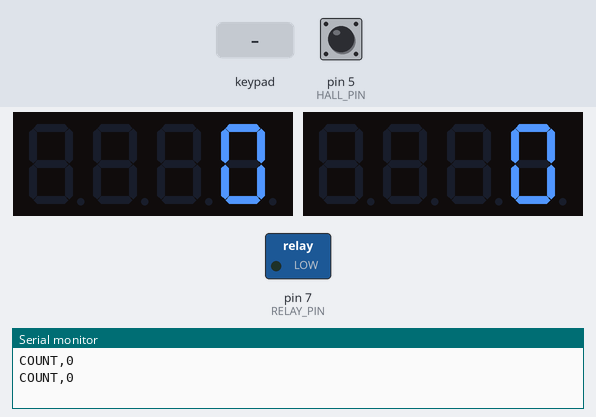
The sketch below on a simulated Arduino Uno, built with avr-gcc and run on an emulated ATmega328P. On the bench: 2 × 4-digit seven-segment display, switched loads named in the sketch (green lamp = pin HIGH), the last lines printed to the serial monitor. Inputs (shaded band) come from the test bench; at power-on: pin 5 (HALL_PIN) HIGH.

Above: at 1.2 s.
1.3 s: keypad keys 1 2 A pressed 0.4 s apart
At 3.5 s:
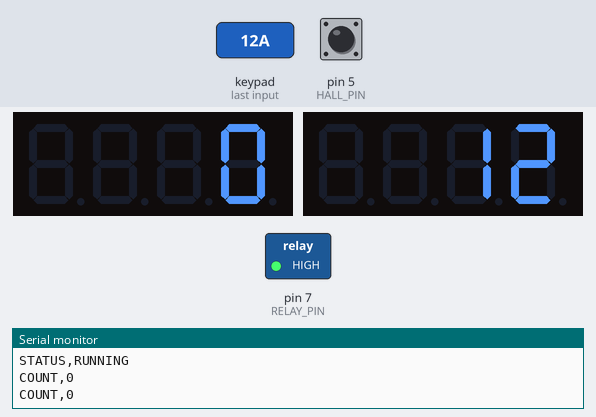
4.0 s: pin 5 (HALL_PIN) pulled LOW for 0.15 s
At 4.4 s:
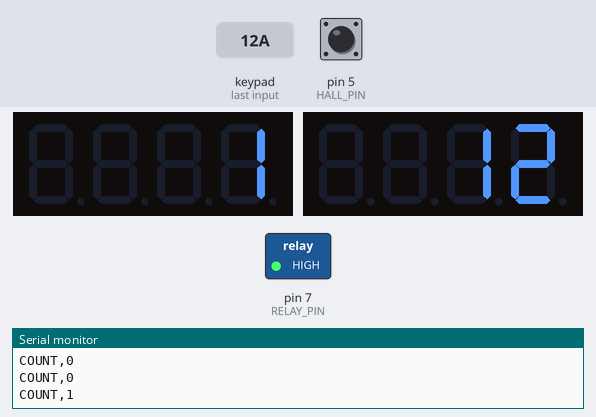
5.6 s: keypad keys 1 2 # pressed 0.4 s apart
At 6.7 s:
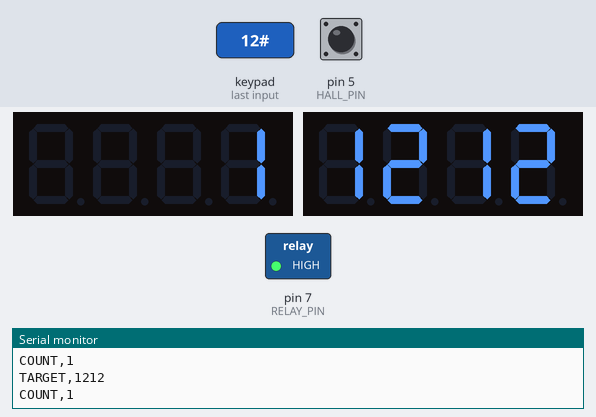
8.3 s: key '1' pressed
At 9.0 s:
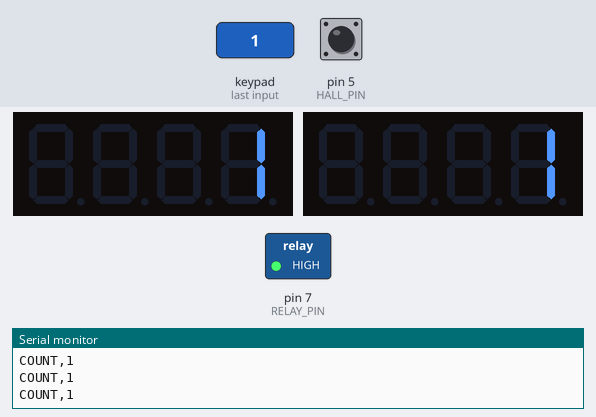
9.8 s: keypad keys 1 2 D pressed 0.4 s apart
At 10.43 s:
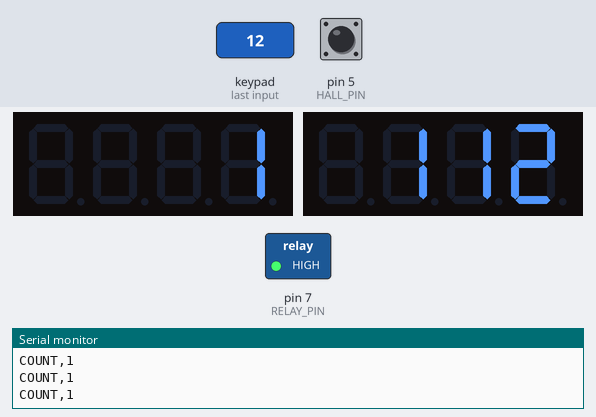
12.5 s: key '2' pressed
At 12.9 s:
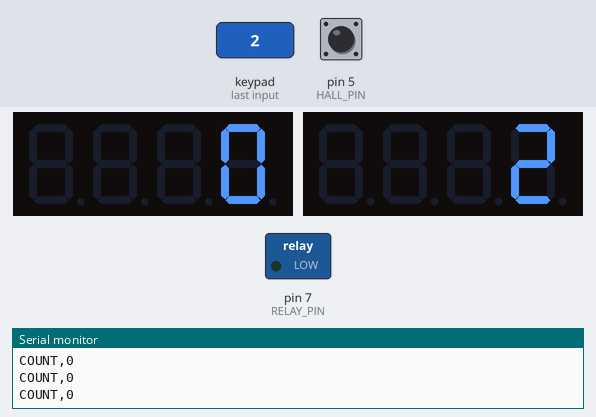
Timing chart, 0 to 15.0 s (numbered marks = the images above; inputs shaded):
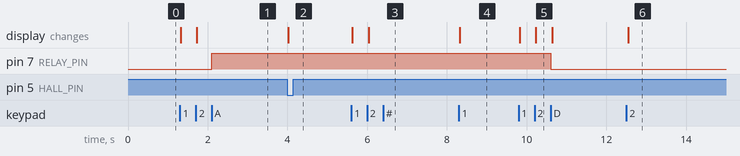

The sketch:

silk_reeling_controller.ino
```cpp
#include <Keypad.h>
#include <TM1637Display.h>

// --- การกำหนดขา (PIN DEFINITIONS) ---
const int RELAY_PIN = 7;
const int HALL_PIN = 5;

// หน้าจอ TM1637 ตัวที่ 1 (แสดงจำนวนรอบปัจจุบัน)
const int TM1637_1_CLK = 4;
const int TM1637_1_DIO = 6;
TM1637Display display1(TM1637_1_CLK, TM1637_1_DIO);

// หน้าจอ TM1637 ตัวที่ 2 (แสดงจำนวนรอบเป้าหมาย)
const int TM1637_2_CLK = 9;
const int TM1637_2_DIO = 10;
TM1637Display display2(TM1637_2_CLK, TM1637_2_DIO);

// แป้นพิมพ์ (Keypad)
const byte ROWS = 4;
const byte COLS = 4;
char keys[ROWS][COLS] = {
  {'1','2','3','A'},
  {'4','5','6','B'},
  {'7','8','9','C'},
  {'*','0','#','D'}
};

// ใช้ A0-A3 สำหรับแถว, A4-A7 สำหรับคอลัมน์ (A6, A7 อาจต้องปรับเปลี่ยนตามบอร์ดที่ใช้)
byte rowPins[ROWS] = {A0, A1, A2, A3};
byte colPins[COLS] = {A4, A5, A6, A7};
Keypad keypad = Keypad(makeKeymap(keys), rowPins, colPins, ROWS, COLS);

// --- ตัวแปร (VARIABLES) ---
volatile long currentCount = 0; // จำนวนรอบปัจจุบัน
long targetCount = 0;           // จำนวนรอบเป้าหมาย
String inputString = "";        // ข้อความรับค่าจากแป้นพิมพ์
bool isRunning = false;         // สถานะเครื่องกำลังทำงาน
bool emergencyStop = false;     // สถานะหยุดฉุกเฉิน
unsigned long lastSerialTime = 0;
const int SERIAL_INTERVAL = 500; // มิลลิวินาทีสำหรับการส่งข้อมูลสถานะ

void setup() {
  Serial.begin(115200);

  pinMode(RELAY_PIN, OUTPUT);
  digitalWrite(RELAY_PIN, LOW);

  pinMode(HALL_PIN, INPUT_PULLUP);

  // สำหรับ Arduino UNO การทำ Pin Change Interrupt บนขา 5 (PCINT21 / PORTD 5)
  // เพื่อให้อ่านค่าจาก Hall Sensor ได้อย่างแม่นยำ
  PCICR |= B00000100;  // เปิดใช้งาน PCIE2
  PCMSK2 |= B00100000; // เปิดใช้งาน PCINT21 (ขา 5)

  // ตั้งค่าความสว่างหน้าจอ
  display1.setBrightness(0x0f);
  display2.setBrightness(0x0f);

  // แสดงค่าเริ่มต้นเป็น 0
  display1.showNumberDec(currentCount);
  display2.showNumberDec(targetCount);
}

// ฟังก์ชัน Interrupt (ISR) สำหรับตรวจจับสัญญาณจาก Hall Sensor
ISR(PCINT2_vect) {
  static bool lastState = HIGH;
  bool currentState = digitalRead(HALL_PIN);
  if (lastState == HIGH && currentState == LOW) {
    // ตรวจจับขอบขาลง (Falling edge) แสดงว่าแม่เหล็กผ่านเซ็นเซอร์
    if (isRunning) {
      currentCount++;
    }
  }
  lastState = currentState;
}

void loop() {
  handleKeypad();    // ตรวจสอบการกดปุ่ม
  handleSerial();    // ตรวจสอบคำสั่งที่ได้รับจาก Raspberry Pi
  checkTarget();     // ตรวจสอบว่าถึงจำนวนรอบเป้าหมายหรือยัง
  sendStatus();      // ส่งสถานะปัจจุบันกลับไปให้ Raspberry Pi
}

void startMachine() {
  if (!emergencyStop) {
    isRunning = true;
    digitalWrite(RELAY_PIN, HIGH); // เปิดรีเลย์มอเตอร์
    Serial.println("STATUS,RUNNING");
  }
}

void stopMachine(String reason = "") {
  isRunning = false;
  digitalWrite(RELAY_PIN, LOW); // ปิดรีเลย์มอเตอร์
  Serial.println("STATUS,STOPPED");
}

void handleKeypad() {
  char key = keypad.getKey();
  if (key) {
    if (key >= '0' && key <= '9') {
      inputString += key;
      display2.showNumberDec(inputString.toInt());
    } else if (key == '*') {
      // ลบตัวเลขล่าสุด
      if (inputString.length() > 0) {
        inputString.remove(inputString.length() - 1);
        display2.showNumberDec(inputString.toInt());
      } else {
        display2.showNumberDec(targetCount);
      }
    } else if (key == '#') {
      // ยืนยันจำนวนรอบเป้าหมาย
      if (inputString.length() > 0) {
        targetCount = inputString.toInt();
        inputString = "";
        display2.showNumberDec(targetCount);
        Serial.print("TARGET,");
        Serial.println(targetCount);
      }
    } else if (key == 'A') {
      // เริ่มหรือหยุดการทำงาน
      if (isRunning) {
        stopMachine();
      } else {
        startMachine();
      }
    } else if (key == 'B') {
      // ล้างค่าที่ป้อนเข้ามา
      inputString = "";
      display2.showNumberDec(targetCount);
    } else if (key == 'D') {
      // รีเซ็ตค่าทั้งหมด
      stopMachine();
      currentCount = 0;
      targetCount = 0;
      inputString = "";
      emergencyStop = false;
      display1.showNumberDec(currentCount);
      display2.showNumberDec(targetCount);
    }
  }
}

void handleSerial() {
  if (Serial.available() > 0) {
    String cmd = Serial.readStringUntil('\n');
    cmd.trim();
    if (cmd == "START") {
      startMachine();
    } else if (cmd.startsWith("STOP")) {
      stopMachine(cmd); // รับค่าเช่น STOP,NO_SILK เป็นต้น
    } else if (cmd == "RESET") {
      stopMachine();
      currentCount = 0;
      targetCount = 0;
      inputString = "";
      display1.showNumberDec(currentCount);
      display2.showNumberDec(targetCount);
    }
  }
}

void checkTarget() {
  // หากจำนวนรอบที่นับได้เท่ากับหรือมากกว่าเป้าหมาย ให้สั่งหยุดเครื่องอัตโนมัติ
  if (isRunning && targetCount > 0 && currentCount >= targetCount) {
    stopMachine("TARGET_REACHED");
    Serial.println("TARGET_REACHED");
  }
}

void sendStatus() {
  // อัปเดตหน้าจอ TM1637 และส่งค่าทาง Serial ทุกๆ 500 ms
  if (millis() - lastSerialTime >= SERIAL_INTERVAL) {
    lastSerialTime = millis();
    display1.showNumberDec(currentCount);
    Serial.print("COUNT,");
    Serial.println(currentCount);
  }
}
```

Measured:
- after the input at 1.3 s, pin 7 (RELAY_PIN): LOW → HIGH after 0.80 s; the display: first changes at once (image 1 shows a later state)
- after the input at 4.0 s, the display: changes at once (image 2)
- after the input at 5.6 s, the display: first changes at once (image 3 shows a later state)
- after the input at 8.3 s, the display: changes at once (image 4)
- after the input at 9.8 s, pin 7 (RELAY_PIN): HIGH → LOW after 0.80 s; the display: first changes at once (image 5 shows a later state)
- after the input at 12.5 s, the display: changes at once (image 6)
